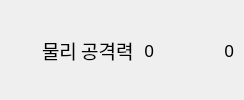
         <widget class="QWidget" name="containerAttackPhysic" native="true">
          <property name="font">
           <font>
            <family>ONE Mobile POP</family>
            <pointsize>15</pointsize>
           </font>
          </property>
          <layout class="QHBoxLayout" name="horizontalLayout_4">
           <property name="spacing">
            <number>10</number>
           </property>
           <property name="leftMargin">
            <number>5</number>
           </property>
           <property name="topMargin">
            <number>0</number>
           </property>
           <property name="rightMargin">
            <number>10</number>
           </property>
           <property name="bottomMargin">
            <number>0</number>
           </property>
           <item>
            <widget class="QLabel" name="iconAttackPhysic">
             <property name="sizePolicy">
              <sizepolicy hsizetype="Fixed" vsizetype="Fixed">
               <horstretch>0</horstretch>
               <verstretch>0</verstretch>
              </sizepolicy>
             </property>
             <property name="minimumSize">
              <size>
               <width>27</width>
               <height>27</height>
              </size>
             </property>
             <property name="maximumSize">
              <size>
               <width>27</width>
               <height>27</height>
              </size>
             </property>
             <property name="font">
              <font>
               <family>ONE Mobile POP</family>
               <pointsize>15</pointsize>
              </font>
             </property>
             <property name="text">
              <string/>
             </property>
             <property name="scaledContents">
              <bool>true</bool>
             </property>
             <property name="alignment">
              <set>Qt::AlignCenter</set>
             </property>
            </widget>
           </item>
           <item>
            <widget class="QLabel" name="nameAttackPhysic">
             <property name="sizePolicy">
              <sizepolicy hsizetype="Expanding" vsizetype="Preferred">
               <horstretch>1</horstretch>
               <verstretch>0</verstretch>
              </sizepolicy>
             </property>
             <property name="font">
              <font>
               <family>ONE Mobile POP</family>
               <pointsize>14</pointsize>
              </font>
             </property>
             <property name="text">
              <string>물리 공격력</string>
             </property>
             <property name="alignment">
              <set>Qt::AlignLeading|Qt::AlignLeft|Qt::AlignVCenter</set>
             </property>
            </widget>
           </item>
           <item>
            <widget class="QLabel" name="statAttackPhysic">
             <property name="sizePolicy">
              <sizepolicy hsizetype="Expanding" vsizetype="Preferred">
               <horstretch>2</horstretch>
               <verstretch>0</verstretch>
              </sizepolicy>
             </property>
             <property name="font">
              <font>
               <family>ONE Mobile POP</family>
               <pointsize>13</pointsize>
              </font>
             </property>
             <property name="text">
              <string>0</string>
             </property>
             <property name="alignment">
              <set>Qt::AlignRight|Qt::AlignTrailing|Qt::AlignVCenter</set>
             </property>
            </widget>
           </item>
           <item>
            <widget class="QLabel" name="rateAttackPhysic">
             <property name="sizePolicy">
              <sizepolicy hsizetype="Minimum" vsizetype="Preferred">
               <horstretch>0</horstretch>
               <verstretch>0</verstretch>
              </sizepolicy>
             </property>
             <property name="minimumSize">
              <size>
               <width>70</width>
               <height>0</height>
              </size>
             </property>
             <property name="font">
              <font>
               <family>ONE Mobile POP</family>
               <pointsize>13</pointsize>
              </font>
             </property>
             <property name="text">
              <string>0</string>
             </property>
             <property name="alignment">
              <set>Qt::AlignRight|Qt::AlignTrailing|Qt::AlignVCenter</set>
             </property>
            </widget>
           </item>
          </layout>
         </widget>
